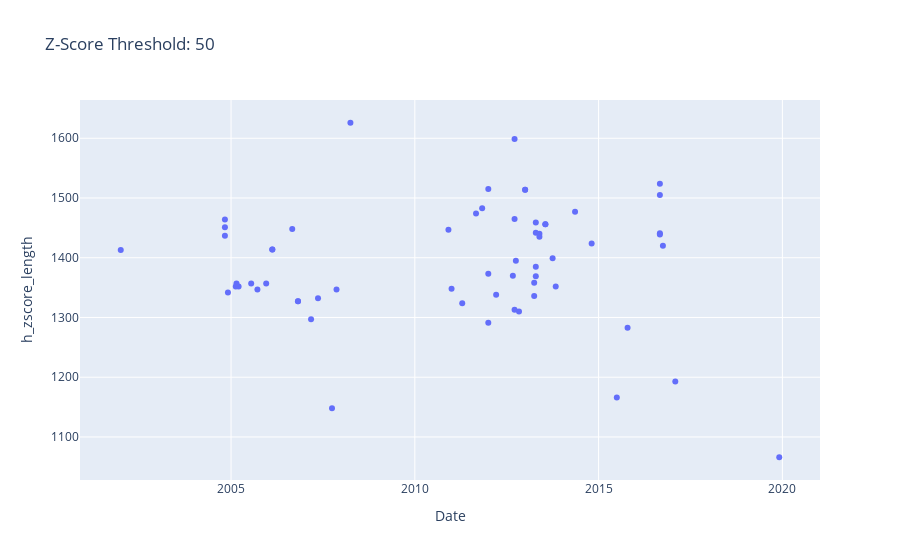
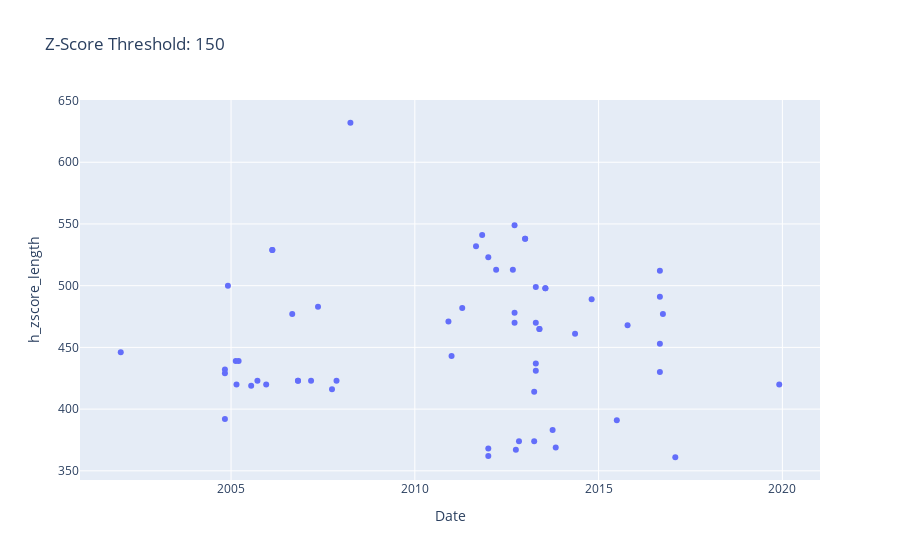
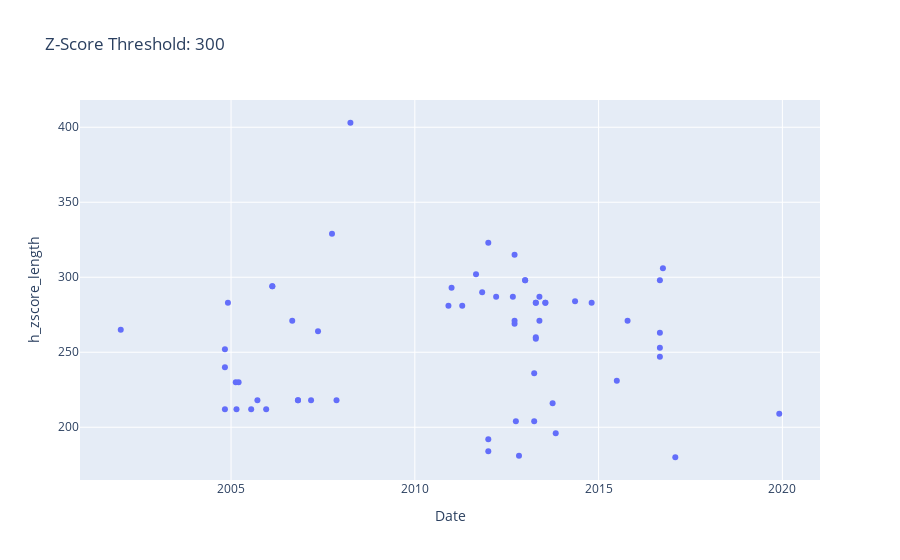

The notebook cell these images were saved under, in order:
### Code cell
for threshold, group_df in zdna_ranges_df.groupby('Threshold'):
    group_df['Length'] = group_df.End-group_df.Start
    stats_df = group_df.groupby('Sequence_id').agg({'Length': sum})
    stats_df.index = stats_df.index.str[:-2]
    plot_df = sequences_df.copy()
    plot_df['h_zscore_length'] = plot_df['Accession_no.'].map(stats_df['Length'].to_dict())

    fig = px.scatter(
        plot_df, x="Date", y="h_zscore_length", hover_data=['Virus_name'], title=f'Z-Score Threshold: {threshold}'
    )
    fig.show()

### Figure 1 — Plotly figure (JSON) as saved in the notebook; plotly's stock layout.template omitted (floating-point values rounded to 4 significant figures)
{"data": [{"customdata": [["RpShaanxi2011"], ["HuB2013"], ["279_2005"], ["Rm1"], ["JL2012"], ["JTMC15"], ["HeB2013"], ["SX2013"], ["Jiyuan-84"], ["Rf1"], ["GX2013"], ["Rp3"], ["Rf4092"], ["Rs4231"], ["WIV16"], ["Rs4874"], ["YN2018B"], ["Rs7327"], ["Rs9401"], ["Rs4084"], ["RsSHC014"], ["Rs3367"], ["WIV1"], ["YN2018C"], ["As6526"], ["YN2018D"], ["Rs4081"], ["Rs4255"], ["Rs4237"], ["Rs4247"], ["Rs672"], ["YN2018A"], ["YN2013"], ["Anlong-103"], ["Anlong-112"], ["HSZ-Cc"], ["YNLF_31C"], ["YNLF_34C"], ["F46"], ["SC2018"], ["LYRa11"], ["Yunnan2011"], ["Longquan_140"], ["HKU3-1"], ["HKU3-3"], ["HKU3-2"], ["HKU3-4"], ["HKU3-5"], ["HKU3-6"], ["HKU3-10"], ["HKU3-9"], ["HKU3-11"], ["HKU3-13"], ["HKU3-12"], ["HKU3-7"], ["HKU3-8"], ["CoVZC45"], ["CoVZXC21"], ["Wuhan-Hu-1"], ["BtKY72"], ["BM48-31"], ["RaTG13"], ["P4L"], ["P5L"], ["P5E"], ["P1E"], ["P2V"], ["Pangolin-CoV"]], "hovertemplate": "Date=%{x}<br>h_zscore_length=%{y}<br>Virus_name=%{customdata[0]}<extra></extra>", "legendgroup": "", "marker": {"color": "#636efa", "symbol": "circle"}, "mode": "markers", "name": "", "orientation": "v", "showlegend": false, "type": "scatter", "x": ["2011-09-01", "2013-04-01", "2004-11-01", "2004-11-01", "2012-10-01", "2013-10-01", "2013-04-01", "2013-11-01", "2012-01-01", "2004-11-01", "2012-11-01", "2004-12-01", "2012-09-18", "2013-04-17", "2013-07-21", "2013-07-21", "2016-09-01", "2014-10-24", "2015-10-16", "2012-09-18", "2011-04-17", "2012-03-19", "2012-09-01", "2016-09-01", "2014-05-12", "2016-09-01", "2012-09-18", "2013-04-17", "2013-04-17", "2013-04-17", "2006-09-01", "2016-09-01", "2010-12-01", "2013-01-01", "2013-01-01", "2002-01-01", "2013-05-23", "2013-05-23", "2012-01-01", "2016-10-01", "2011-01-01", "2011-11-01", "2012-01-01", "2005-02-17", "2005-03-17", "2005-02-24", "2005-07-20", "2005-09-20", "2005-12-16", "2006-10-28", "2006-10-28", "2007-03-07", "2007-11-15", "2007-05-15", "2006-02-15", "2006-02-15", "2017-02-01", "2015-07-01", "2019-12-01", "2007-10-01", "2008-04-01", "2013-07-24", "2017-01-01", "2017-01-01", "2017-01-01", "2017-01-01", "2017-01-01", "2019-03-01"], "xaxis": "x", "y": [1474, 1358, 1464, 1451, 1395, 1399, 1336, 1352, 1373, 1437, 1310, 1342, 1599, 1385, 1456, 1456, 1441, 1424, 1283, 1313, 1324, 1338, 1370, 1505, 1477, 1524, 1465, 1369, 1442, 1459, 1448, 1439, 1447, 1514, 1514, 1413, 1440, 1435, 1515, 1420, 1348, 1483, 1291, 1352, 1352, 1357, 1357, 1347, 1357, 1327, 1327, 1297, 1347, 1332, 1414, 1414, 1193, 1166, 1066, 1148, 1626, null, null, null, null, null, null, null], "yaxis": "y"}], "layout": {"autosize": true, "legend": {"tracegroupgap": 0}, "title": {"text": "Z-Score Threshold: 50"}, "xaxis": {"anchor": "y", "autorange": true, "domain": [0, 1], "range": ["2000-11-24 04:39:39.2388", "2021-01-06 19:20:20.7612"], "title": {"text": "Date"}, "type": "date"}, "yaxis": {"anchor": "x", "autorange": true, "domain": [0, 1], "range": [1020.0, 1672.0], "title": {"text": "h_zscore_length"}, "type": "linear"}}}

### Figure 2 — Plotly figure (JSON) as saved in the notebook; plotly's stock layout.template omitted (floating-point values rounded to 4 significant figures)
{"data": [{"customdata": [["RpShaanxi2011"], ["HuB2013"], ["279_2005"], ["Rm1"], ["JL2012"], ["JTMC15"], ["HeB2013"], ["SX2013"], ["Jiyuan-84"], ["Rf1"], ["GX2013"], ["Rp3"], ["Rf4092"], ["Rs4231"], ["WIV16"], ["Rs4874"], ["YN2018B"], ["Rs7327"], ["Rs9401"], ["Rs4084"], ["RsSHC014"], ["Rs3367"], ["WIV1"], ["YN2018C"], ["As6526"], ["YN2018D"], ["Rs4081"], ["Rs4255"], ["Rs4237"], ["Rs4247"], ["Rs672"], ["YN2018A"], ["YN2013"], ["Anlong-103"], ["Anlong-112"], ["HSZ-Cc"], ["YNLF_31C"], ["YNLF_34C"], ["F46"], ["SC2018"], ["LYRa11"], ["Yunnan2011"], ["Longquan_140"], ["HKU3-1"], ["HKU3-3"], ["HKU3-2"], ["HKU3-4"], ["HKU3-5"], ["HKU3-6"], ["HKU3-10"], ["HKU3-9"], ["HKU3-11"], ["HKU3-13"], ["HKU3-12"], ["HKU3-7"], ["HKU3-8"], ["CoVZC45"], ["CoVZXC21"], ["Wuhan-Hu-1"], ["BtKY72"], ["BM48-31"], ["RaTG13"], ["P4L"], ["P5L"], ["P5E"], ["P1E"], ["P2V"], ["Pangolin-CoV"]], "hovertemplate": "Date=%{x}<br>h_zscore_length=%{y}<br>Virus_name=%{customdata[0]}<extra></extra>", "legendgroup": "", "marker": {"color": "#636efa", "symbol": "circle"}, "mode": "markers", "name": "", "orientation": "v", "showlegend": false, "type": "scatter", "x": ["2011-09-01", "2013-04-01", "2004-11-01", "2004-11-01", "2012-10-01", "2013-10-01", "2013-04-01", "2013-11-01", "2012-01-01", "2004-11-01", "2012-11-01", "2004-12-01", "2012-09-18", "2013-04-17", "2013-07-21", "2013-07-21", "2016-09-01", "2014-10-24", "2015-10-16", "2012-09-18", "2011-04-17", "2012-03-19", "2012-09-01", "2016-09-01", "2014-05-12", "2016-09-01", "2012-09-18", "2013-04-17", "2013-04-17", "2013-04-17", "2006-09-01", "2016-09-01", "2010-12-01", "2013-01-01", "2013-01-01", "2002-01-01", "2013-05-23", "2013-05-23", "2012-01-01", "2016-10-01", "2011-01-01", "2011-11-01", "2012-01-01", "2005-02-17", "2005-03-17", "2005-02-24", "2005-07-20", "2005-09-20", "2005-12-16", "2006-10-28", "2006-10-28", "2007-03-07", "2007-11-15", "2007-05-15", "2006-02-15", "2006-02-15", "2017-02-01", "2015-07-01", "2019-12-01", "2007-10-01", "2008-04-01", "2013-07-24", "2017-01-01", "2017-01-01", "2017-01-01", "2017-01-01", "2017-01-01", "2019-03-01"], "xaxis": "x", "y": [532, 414, 392, 429, 367, 383, 374, 369, 368, 432, 374, 500, 549, 431, 498, 498, 453, 489, 468, 470, 482, 513, 513, 512, 461, 491, 478, 499, 470, 437, 477, 430, 471, 538, 538, 446, 465, 465, 523, 477, 443, 541, 362, 439, 439, 420, 419, 423, 420, 423, 423, 423, 423, 483, 529, 529, 361, 391, 420, 416, 632, null, null, null, null, null, null, null], "yaxis": "y"}], "layout": {"autosize": true, "legend": {"tracegroupgap": 0}, "title": {"text": "Z-Score Threshold: 150"}, "xaxis": {"anchor": "y", "autorange": true, "domain": [0, 1], "range": ["2000-11-24 04:39:39.2388", "2021-01-06 19:20:20.7612"], "title": {"text": "Date"}, "type": "date"}, "yaxis": {"anchor": "x", "autorange": true, "domain": [0, 1], "range": [338.6, 654.4], "title": {"text": "h_zscore_length"}, "type": "linear"}}}

### Figure 3 — Plotly figure (JSON) as saved in the notebook; plotly's stock layout.template omitted (floating-point values rounded to 4 significant figures)
{"data": [{"customdata": [["RpShaanxi2011"], ["HuB2013"], ["279_2005"], ["Rm1"], ["JL2012"], ["JTMC15"], ["HeB2013"], ["SX2013"], ["Jiyuan-84"], ["Rf1"], ["GX2013"], ["Rp3"], ["Rf4092"], ["Rs4231"], ["WIV16"], ["Rs4874"], ["YN2018B"], ["Rs7327"], ["Rs9401"], ["Rs4084"], ["RsSHC014"], ["Rs3367"], ["WIV1"], ["YN2018C"], ["As6526"], ["YN2018D"], ["Rs4081"], ["Rs4255"], ["Rs4237"], ["Rs4247"], ["Rs672"], ["YN2018A"], ["YN2013"], ["Anlong-103"], ["Anlong-112"], ["HSZ-Cc"], ["YNLF_31C"], ["YNLF_34C"], ["F46"], ["SC2018"], ["LYRa11"], ["Yunnan2011"], ["Longquan_140"], ["HKU3-1"], ["HKU3-3"], ["HKU3-2"], ["HKU3-4"], ["HKU3-5"], ["HKU3-6"], ["HKU3-10"], ["HKU3-9"], ["HKU3-11"], ["HKU3-13"], ["HKU3-12"], ["HKU3-7"], ["HKU3-8"], ["CoVZC45"], ["CoVZXC21"], ["Wuhan-Hu-1"], ["BtKY72"], ["BM48-31"], ["RaTG13"], ["P4L"], ["P5L"], ["P5E"], ["P1E"], ["P2V"], ["Pangolin-CoV"]], "hovertemplate": "Date=%{x}<br>h_zscore_length=%{y}<br>Virus_name=%{customdata[0]}<extra></extra>", "legendgroup": "", "marker": {"color": "#636efa", "symbol": "circle"}, "mode": "markers", "name": "", "orientation": "v", "showlegend": false, "type": "scatter", "x": ["2011-09-01", "2013-04-01", "2004-11-01", "2004-11-01", "2012-10-01", "2013-10-01", "2013-04-01", "2013-11-01", "2012-01-01", "2004-11-01", "2012-11-01", "2004-12-01", "2012-09-18", "2013-04-17", "2013-07-21", "2013-07-21", "2016-09-01", "2014-10-24", "2015-10-16", "2012-09-18", "2011-04-17", "2012-03-19", "2012-09-01", "2016-09-01", "2014-05-12", "2016-09-01", "2012-09-18", "2013-04-17", "2013-04-17", "2013-04-17", "2006-09-01", "2016-09-01", "2010-12-01", "2013-01-01", "2013-01-01", "2002-01-01", "2013-05-23", "2013-05-23", "2012-01-01", "2016-10-01", "2011-01-01", "2011-11-01", "2012-01-01", "2005-02-17", "2005-03-17", "2005-02-24", "2005-07-20", "2005-09-20", "2005-12-16", "2006-10-28", "2006-10-28", "2007-03-07", "2007-11-15", "2007-05-15", "2006-02-15", "2006-02-15", "2017-02-01", "2015-07-01", "2019-12-01", "2007-10-01", "2008-04-01", "2013-07-24", "2017-01-01", "2017-01-01", "2017-01-01", "2017-01-01", "2017-01-01", "2019-03-01"], "xaxis": "x", "y": [302, 236, 212, 240, 204, 216, 204, 196, 192, 252, 181, 283, 315, 260, 283, 283, 263, 283, 271, 269, 281, 287, 287, 298, 284, 247, 271, 259, 283, 283, 271, 253, 281, 298, 298, 265, 287, 271, 323, 306, 293, 290, 184, 230, 230, 212, 212, 218, 212, 218, 218, 218, 218, 264, 294, 294, 180, 231, 209, 329, 403, null, null, null, null, null, null, null], "yaxis": "y"}], "layout": {"autosize": true, "legend": {"tracegroupgap": 0}, "title": {"text": "Z-Score Threshold: 300"}, "xaxis": {"anchor": "y", "autorange": true, "domain": [0, 1], "range": ["2000-11-24 04:39:39.2388", "2021-01-06 19:20:20.7612"], "title": {"text": "Date"}, "type": "date"}, "yaxis": {"anchor": "x", "autorange": true, "domain": [0, 1], "range": [161.6, 421.4], "title": {"text": "h_zscore_length"}, "type": "linear"}}}
